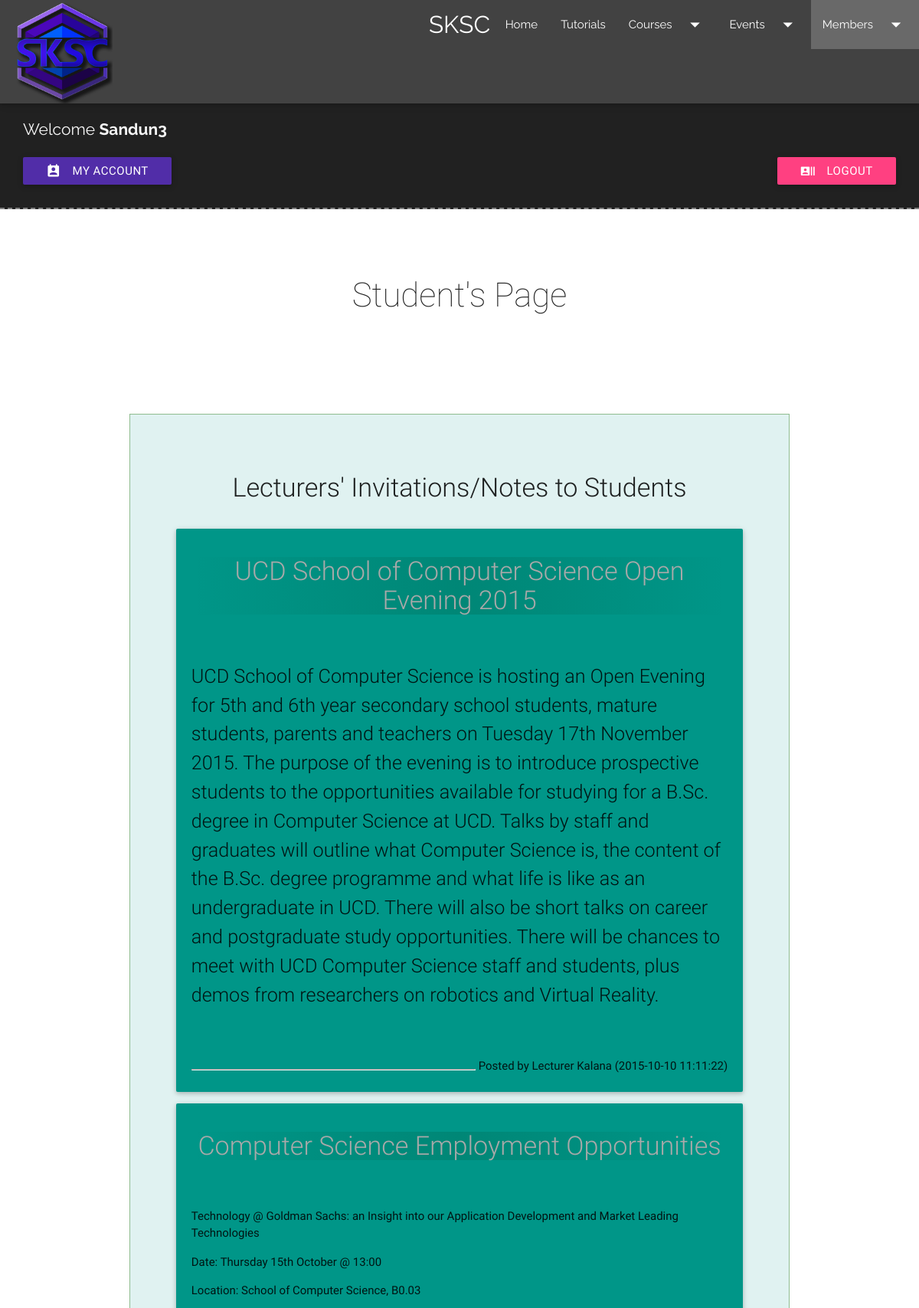
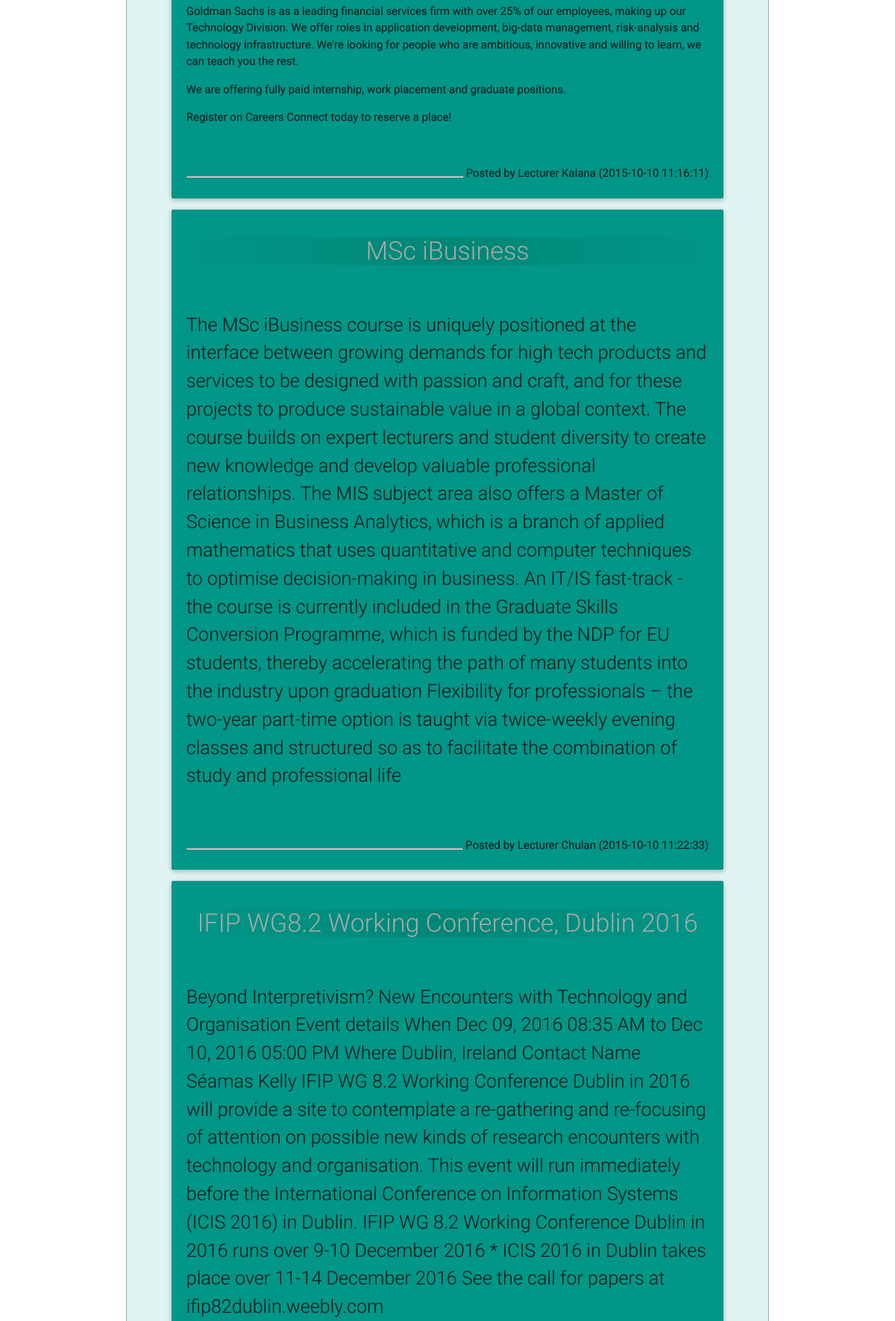
Screenshot of /ProjectLMS/pages/login/accstu.php (signed in, upper part) with the database file from the repository (2 pictures, top to bottom).
### tables this page shows
CREATE TABLE IF NOT EXISTS `lec_note_to_stu` (
  `id` int(11) NOT NULL AUTO_INCREMENT,
  `title` text NOT NULL,
  `details` blob,
  `by_lec` text NOT NULL,
  `date` timestamp NOT NULL DEFAULT CURRENT_TIMESTAMP,
  PRIMARY KEY (`id`)
);

### ProjectLMS/pages/login/accstu.php (the view, shortened to what this page needs)
<?php
$mysqli =new mysqli(DB_HOST, DB_USER, DB_PASS, DB_NAME);
?>
<!DOCTYPE html>
<html lang="en">
<head>
    <link type="text/css" rel="stylesheet" href="../../css/materialize.min.css"  media="all">
    <link type="text/css" rel="stylesheet" href="../../css/footer.css">
    <link type="text/css" rel="stylesheet" media="all" href="../../css/style_main.css">
    <link type="text/css" rel="stylesheet" media="all" href="../../css/style_sub1.css">
</head>
<body>
<div class="navbar-fixed">
    <nav class="grey darken-3 navbaropacity navbarlogo"  style="font-family: Raleway;">
        <div class="nav-wrapper">
            <a class="brand-logo center">SKSC</a>
            <img class="responsive-img  hide-on-med-and-down" id="navbarlogo1" src="../../images/LogoLMS.png" style="margin-left: 1em;" alt="Logo">
            <ul class="right hide-on-med-and-down">
                <li><a href="../../index.html">Home</a></li>
                <li><a href="../tutorials.php">Tutorials</a></li>
                <li><a class="dropdown-button" data-activates="dropdown1">Courses<i class="material-icons right">arrow_drop_down</i></a></li>
                <li><a class="dropdown-button" data-activates="dropdown3">Events<i class="material-icons right">arrow_drop_down</i></a></li>
                <li style="background-color: dimgrey;"><a class="dropdown-button" data-activates="dropdown2">Members<i class="material-icons right">arrow_drop_down</i></a></li>
            </ul>
        </div>
    </nav>
</div>
<div class=" grey darken-4"  style=" padding: 2em; padding-top: 3em;   border-bottom:2px grey dashed;  width: 100%; ">
    <br />
    <p id="welcome" style="color: whitesmoke; font-size: 140%; font-family: Raleway;">Welcome <b><?php if (isset($_SESSION['mysesion'])) { echo $_SESSION['mysesion']; } ?></b></p>
    <a href="myacc.php" class="waves-effect waves-light btn deep-purple darken-2" ><i class="material-icons left">perm_contact_calendar</i>My Account</a>
    <a href="logout.php" class="waves-effect waves-light btn  pink accent-2" style="float: right; "><i class="material-icons left">recent_actors</i>Logout</a>
</div>
<div class="container">
    <div class="row">
        <h3 style="font-weight: 100; text-align: center; margin-bottom: 3em; margin-top: 2em;">Student's Page</h3>
            <div class="teal lighten-5" style="padding: 4em; border: 1px solid darkseagreen">
                <h4 align="center" style="font-weight: 300; margin-bottom: 1em;">Lecturers' Invitations/Notes to Students</h4>
                <?php
                        $sqllecnote = "select * FROM lec_note_to_stu";
                        $resultlecnote = $mysqli->query($sqllecnote);
                        while ($lecnote = mysqli_fetch_array($resultlecnote)) {
                            echo "<div class='card-panel teal hoverable'>";
                            echo "<h4 style='font-weight: 300; color: darkgrey; text-decoration: none; background-image: linear-gradient(to right, rgba(0, 0, 0, 0), rgba(0, 46, 15, 0.15), rgba(0, 0, 0, 0))' align='center'>" . $lecnote['title'] . "</h5><br />";
                            echo "<p class='flow-text'>" . $lecnote['details'] . "</p><br />";
                            echo "<p style='float: right'>&nbsp;Posted by Lecturer " . $lecnote['by_lec'] . " (".$lecnote['date'].")</p><br />";
                            echo "<hr />";
                            echo "</div>";
                        }
                ?>
            </div>
</div>
</div>
</body>
</html>

### ProjectLMS/css/footer.css (style rules this page uses)
body { display: flex; min-height: 100vh; flex-direction: column; }

### ProjectLMS/pages/login/accstu.php (style rules this page uses)
.navbarlogo { height: 135px; transition: height .35s; }
#navbarlogo1 { height: 135px; transition: height .35s; }

### rows the page displays
lec_note_to_stu: title "UCD School of Computer Science Open Evening 2015", details "UCD School of Computer Science is hosting an Open Evening for 5th and 6th year secondary school students, mature students, parents and teachers on Tuesday 17th November 2015. The purpose of the evening is to introduce prospective students to the opportunities available for studying for a B.Sc. degree in Computer Science at UCD. Talks by staff and graduates will outline what Computer Science is, the content of the B.Sc. degree programme and what life is like as an undergraduate in UCD. There will also be short talks on career and postgraduate study opportunities. There will be chances to meet with UCD Computer Science staff and students, plus demos from researchers on robotics and Virtual…", by_lec "Kalana", date "2015-10-10 11:11:22"
lec_note_to_stu: title "Computer Science Employment Opportunities", details "Technology @ Goldman Sachs: an Insight into our Application Development and Market Leading Technologies Date: Thursday 15th October @ 13:00 Location: School of Computer Science, B0.03 Goldman Sachs is as a leading financial services firm with over 25% of our employees, making up our Technology Division. We offer roles in application development, big-data management, risk-analysis and technology infrastructure. We're looking for people who are ambitious, innovative and willing to learn, we can teach you the rest. We are offering fully paid internship, work placement and graduate positions. Register on Careers Connect today to reserve a place!", by_lec "Kalana", date "2015-10-10 11:16:11"
lec_note_to_stu: title "MSc iBusiness", details "The MSc iBusiness course is uniquely positioned at the interface between growing demands for high tech products and services to be designed with passion and craft, and for these projects to produce sustainable value in a global context. The course builds on expert lecturers and student diversity to create new knowledge and develop valuable professional relationships. The MIS subject area also offers a Master of Science in Business Analytics, which is a branch of applied mathematics that uses quantitative and computer techniques to optimise decision-making in business. An IT/IS fast-track - the course is currently included in the Graduate Skills Conversion Programme, which is funded by the…", by_lec "Chulan", date "2015-10-10 11:22:33"
lec_note_to_stu: title "IFIP WG8.2 Working Conference, Dublin 2016", details "Beyond Interpretivism? New Encounters with Technology and Organisation Event details When Dec 09, 2016 08:35 AM to Dec 10, 2016 05:00 PM Where Dublin, Ireland Contact Name Séamas Kelly IFIP WG 8.2 Working Conference Dublin in 2016 will provide a site to contemplate a re-gathering and re-focusing of attention on possible new kinds of research encounters with technology and organisation. This event will run immediately before the International Conference on Information Systems (ICIS 2016) in Dublin. IFIP WG 8.2 Working Conference Dublin in 2016 runs over 9-10 December 2016 * ICIS 2016 in Dublin takes place over 11-14 December 2016 See the call for papers at ifip82dublin.weebly.com"

### other values shown
$_SESSION['mysesion'] "Sandun3"
